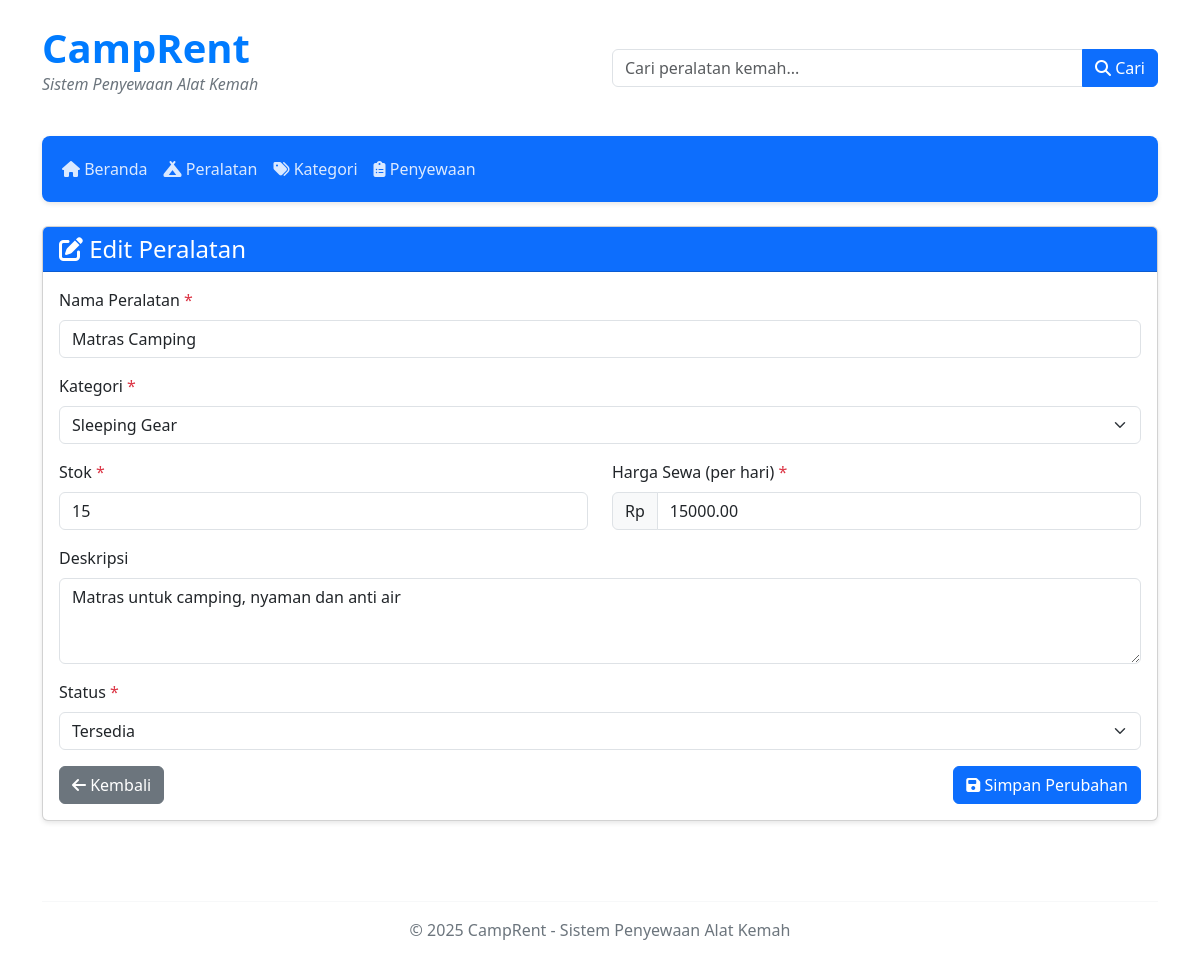
/index.php?page=peralatan_edit&id=4, run on the app's committed database.
### tables this page shows
CREATE TABLE IF NOT EXISTS peralatan (
    id INT PRIMARY KEY AUTO_INCREMENT,
    nama VARCHAR(100) NOT NULL,
    kategori_id INT NOT NULL,
    stok INT NOT NULL DEFAULT 0,
    harga_sewa DECIMAL(10,2) NOT NULL,
    deskripsi TEXT,
    status ENUM('tersedia', 'dipinjam', 'pemeliharaan') DEFAULT 'tersedia',
    created_at TIMESTAMP DEFAULT CURRENT_TIMESTAMP,
    updated_at TIMESTAMP DEFAULT CURRENT_TIMESTAMP ON UPDATE CURRENT_TIMESTAMP,
    FOREIGN KEY (kategori_id) REFERENCES kategori(id) ON DELETE CASCADE
);

CREATE TABLE IF NOT EXISTS kategori (
    id INT PRIMARY KEY AUTO_INCREMENT,
    nama VARCHAR(100) NOT NULL,
    deskripsi TEXT,
    created_at TIMESTAMP DEFAULT CURRENT_TIMESTAMP,
    updated_at TIMESTAMP DEFAULT CURRENT_TIMESTAMP ON UPDATE CURRENT_TIMESTAMP
);

### class/Peralatan.php (called while the page is built, shortened)
<?php
class Peralatan {
    private $db;
    public function __construct($db) {
        $this->db = $db;
    }
    public function getById($id) {
        $query = "SELECT p.*, k.nama AS kategori_nama
                  FROM peralatan p
                  JOIN kategori k ON p.kategori_id = k.id
                  WHERE p.id = :id";
        $stmt = $this->db->prepare($query);
        $stmt->bindParam(':id', $id);
        $stmt->execute();
        return $stmt->fetch();
    }
}

### class/Kategori.php (called while the page is built, shortened)
<?php
class Kategori {
    private $db;
    public function __construct($db) {
        $this->db = $db;
    }
    public function getAll() {
        $query = "SELECT * FROM kategori ORDER BY nama ASC";
        $stmt = $this->db->prepare($query);
        $stmt->execute();
        return $stmt->fetchAll();
    }
}

### view/peralatan/edit.php (the view, shortened to what this page needs)
<?php
$id = $_GET['id'];
$peralatanObj = new Peralatan($db);
$kategoriObj = new Kategori($db);
$peralatan = $peralatanObj->getById($id);
$kategori_list = $kategoriObj->getAll();
?>
<div class="card mb-4">
    <div class="card-header bg-primary text-white">
        <h4 class="mb-0"><i class="fas fa-edit"></i> Edit Peralatan</h4>
    </div>
    <div class="card-body">
        <form action="index.php?page=peralatan_edit&id=<?php echo $id; ?>" method="POST">
            <div class="mb-3">
                <label for="nama" class="form-label">Nama Peralatan <span class="text-danger">*</span></label>
                <input type="text" class="form-control" id="nama" name="nama" required
                       value="<?php echo isset($_POST['nama']) ? htmlspecialchars($_POST['nama']) : htmlspecialchars($peralatan['nama']); ?>">
            </div>
            <div class="mb-3">
                <label for="kategori_id" class="form-label">Kategori <span class="text-danger">*</span></label>
                <select class="form-select" id="kategori_id" name="kategori_id" required>
                    <?php foreach($kategori_list as $kategori): ?>
                    <option value="<?php echo $kategori['id']; ?>"
                            <?php echo (isset($_POST['kategori_id']) && $_POST['kategori_id'] == $kategori['id']) ||
                                       (!isset($_POST['kategori_id']) && $peralatan['kategori_id'] == $kategori['id']) ? 'selected' : ''; ?>>
                        <?php echo htmlspecialchars($kategori['nama']); ?>
                    </option>
                    <?php endforeach; ?>
                </select>
            </div>
            <div class="row">
                <div class="col-md-6">
                    <div class="mb-3">
                        <label for="stok" class="form-label">Stok <span class="text-danger">*</span></label>
                        <input type="number" class="form-control" id="stok" name="stok" min="0" required
                               value="<?php echo isset($_POST['stok']) ? htmlspecialchars($_POST['stok']) : htmlspecialchars($peralatan['stok']); ?>">
                    </div>
                </div>
                <div class="col-md-6">
                    <div class="mb-3">
                        <label for="harga_sewa" class="form-label">Harga Sewa (per hari) <span class="text-danger">*</span></label>
                        <div class="input-group">
                            <span class="input-group-text">Rp</span>
                            <input type="number" class="form-control" id="harga_sewa" name="harga_sewa" min="0" step="1000" required
                                   value="<?php echo isset($_POST['harga_sewa']) ? htmlspecialchars($_POST['harga_sewa']) : htmlspecialchars($peralatan['harga_sewa']); ?>">
                        </div>
                    </div>
                </div>
            </div>
            <div class="mb-3">
                <label for="deskripsi" class="form-label">Deskripsi</label>
                <textarea class="form-control" id="deskripsi" name="deskripsi" rows="3"><?php echo isset($_POST['deskripsi']) ? htmlspecialchars($_POST['deskripsi']) : htmlspecialchars($peralatan['deskripsi']); ?></textarea>
            </div>
            <div class="mb-3">
                <label for="status" class="form-label">Status <span class="text-danger">*</span></label>
                <select class="form-select" id="status" name="status" required>
                    <option value="tersedia" <?php echo (isset($_POST['status']) && $_POST['status'] == 'tersedia') || (!isset($_POST['status']) && $peralatan['status'] == 'tersedia') ? 'selected' : ''; ?>>Tersedia</option>
                </select>
            </div>
            <div class="d-flex justify-content-between">
                <a href="index.php?page=peralatan" class="btn btn-secondary">
                    <i class="fas fa-arrow-left"></i> Kembali
                </a>
                <button type="submit" class="btn btn-primary">
                    <i class="fas fa-save"></i> Simpan Perubahan
                </button>
            </div>
        </form>
    </div>
</div>

### style.css (style rules this page uses)
body { font-family: 'Segoe UI', Tahoma, Geneva, Verdana, sans-serif; background-color: #f8f9fa; color: #333; }
.card { border-radius: 8px; box-shadow: 0 2px 5px rgba(0, 0, 0, 0.1); transition: all 0.3s ease; }
.btn { border-radius: 4px; padding: 0.5rem 1rem; transition: all 0.3s ease; }
.btn-primary { background-color: #007bff; border-color: #007bff; }
.form-control { border-radius: 4px; border: 1px solid #ced4da; padding: 0.6rem 1rem; }

### data on the page
peralatan: nama "Matras Camping", kategori_id "Sleeping Gear", stok "15", harga_sewa "15000.00", deskripsi "Matras untuk camping, nyaman dan anti air", status "Tersedia"
